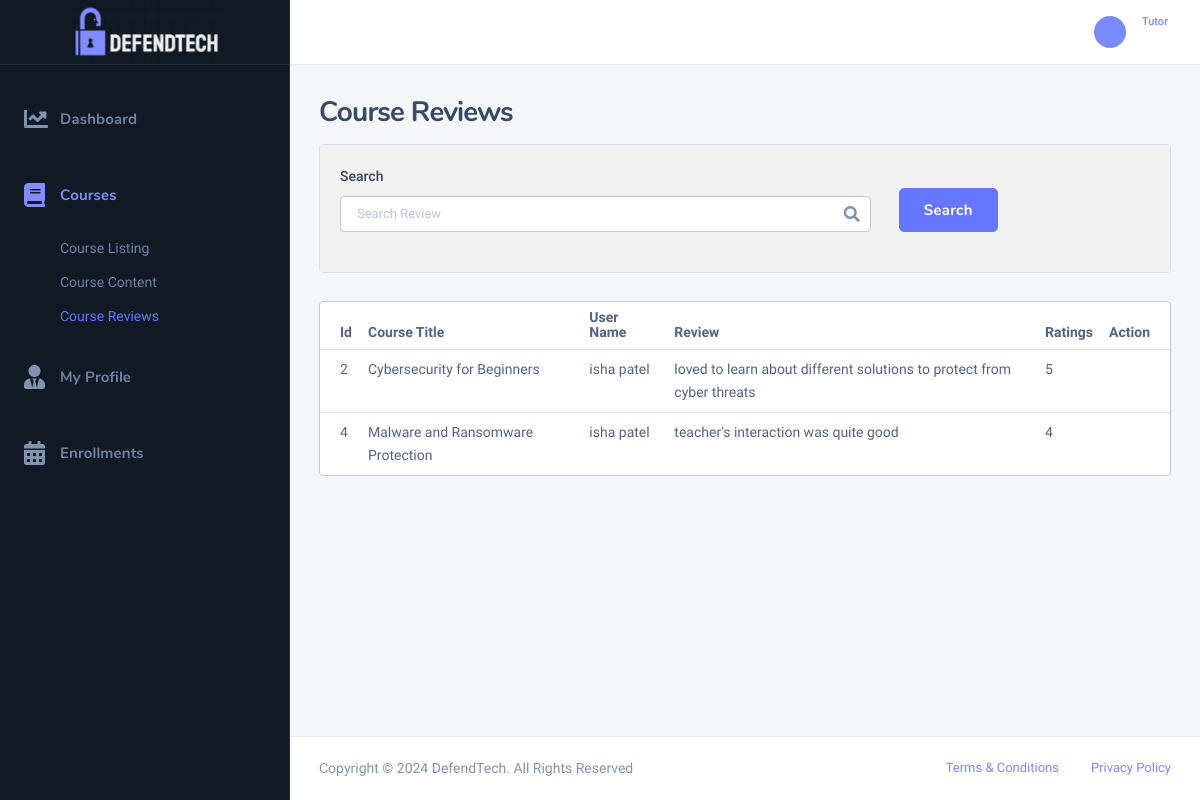
Page /admin/reviews.php (signed in) on the committed database.
### tables this page shows
CREATE TABLE `course_review` (
  `cr_id` bigint(20) NOT NULL,
  `course_id` bigint(20) NOT NULL,
  `user_id` bigint(20) NOT NULL,
  `review` longtext NOT NULL,
  `rating` float NOT NULL,
  `status` tinyint(4) NOT NULL,
  `created_at` timestamp NOT NULL DEFAULT current_timestamp(),
  `updated_at` timestamp NOT NULL DEFAULT current_timestamp()
);

CREATE TABLE `course` (
  `course_id` bigint(20) NOT NULL,
  `cc_id` bigint(20) NOT NULL,
  `user_id` bigint(20) NOT NULL,
  `course_title` varchar(250) NOT NULL,
  `course_author` varchar(100) NOT NULL,
  `course_subtext` text NOT NULL,
  `course_badge` varchar(20) NOT NULL,
  `course_level` varchar(20) NOT NULL,
  `course_cost` float(10,2) NOT NULL,
  `course_image` longblob NOT NULL,
  `course_status` tinyint(1) NOT NULL,
  `created_at` timestamp NOT NULL DEFAULT current_timestamp(),
  `updated_at` timestamp NOT NULL DEFAULT current_timestamp()
);

### admin/reviews.php (the view, shortened to what this page needs)
<?php
include 'config/connection.php';
?>
<!DOCTYPE html>
<html>
<?php
include 'include/header-links.php';
?>
<body class="nk-body bg-lighter npc-general has-sidebar ">
    <div class="nk-app-root">
        <div class="nk-main ">
            <?php
            include 'include/sidebar.php';
            ?>
            <div class="nk-wrap ">
                <?php
                include 'include/header.php';
                ?>
                <div class="nk-content ">
                    <div class="container-fluid">
                        <div class="nk-content-inner">
                            <div class="nk-content-body">
                                <div class="components-preview wide-lg mx-auto">
                                    <div class="nk-block-head nk-block-head-sm">
                                        <div class="nk-block-between">
                                            <div class="nk-block-head-content">
                                                <h3 class="nk-block-title page-title">Course Reviews</h3>
                                            </div>
                                        </div>
                                    </div>
                                    <div class="nk-block nk-block-lg">
                                        <div class="card card-bordered card-preview">
                                            <div class="card-inner bg-grey">
                                                <form method="post">
                                                    <div class="row g-gs mb-20">
                                                        <div class="col-md-8">
                                                            <div class="form-group">
                                                                <label class="form-label" for="search">Search</label>
                                                                <div class="form-control-wrap">
                                                                    <div class="form-icon form-icon-right">
                                                                        <em class="icon fas fa-search"></em>
                                                                    </div>
                                                                    <input type="text" class="form-control" id="search" name="search" placeholder="Search Review" required>
                                                                </div>
                                                            </div>
                                                        </div>
                                                        <div class="col-md-4">
                                                            <div class="form-group">
                                                                <div class="form-control-wrap">
                                                                    <button type="submit" class="btn btn-lg btn-primary">Search</button>
                                                                </div>
                                                            </div>
                                                        </div>
                                                    </div>
                                                </form>
                                            </div>
                                        </div>
                                        <div class="card card-bordered">
                                            <?php
                                            $search = isset($_POST["search"]) ? $_POST["search"] : '';
                                            $sql = "SELECT cr.*, c.course_title, CONCAT(u.first_name, ' ', u.last_name) AS username
                                            FROM course_review cr
                                            JOIN course c ON cr.course_id = c.course_id
                                            JOIN users u ON cr.user_id = u.user_id
                                            WHERE cr.review LIKE '%$search%';";
                                            if (!($result = $conn->query($sql))) {
                                                echo 'Retrieval of data from Database Failed - #' . $sql . ': ' . $conn->error;
                                            } else {
                                            ?>
                                                <div class="table-responsive">
                                                    <table class="table">
                                                        <thead>
                                                            <tr>
                                                                <th>Id</th>
                                                                <th>Course Title</th>
                                                                <th class="w-10">User Name</th>
                                                                <th>Review</th>
                                                                <th>Ratings</th>
                                                                <th>Action</th>
                                                            </tr>
                                                        </thead>
                                                        <tbody>
                                                            <?php
                                                            if ($result->num_rows == 0) {
                                                                echo '<tr><td colspan="4">No Rows Returned</td></tr>';
                                                            } else {
                                                                while ($row = $result->fetch_assoc()) {
                                                            ?>
                                                                    <tr>
                                                                        <td><?php echo $row['cr_id']; ?></td>
                                                                        <td><?php echo $row['course_title']; ?></td>
                                                                        <td class="w-10"><?php echo $row['username']; ?></td>
                                                                        <td><?php echo $row['review']; ?></td>
                                                                        <td><?php echo $row['rating']; ?></td>
                                                                        <td class="nk-tb-col nk-tb-col-tools">
                                                                            <ul class="nk-tb-actions gx-1">
                                                                                <li>
                                                                                    <div class="drodown">
                                                                                        <a href="#" class="dropdown-toggle btn btn-icon btn-trigger" data-bs-toggle="dropdown"><em class="icon ni ni-more-h"></em></a>
                                                                                    </div>
                                                                                </li>
                                                                            </ul>
                                                                        </td>
                                                                    </tr>
                                                            <?php
                                                                }
                                                            }
                                                            ?>
                                                        </tbody>
                                                    </table>
                                                </div>
                                            <?php
                                            }
                                            ?>
                                        </div>
                                    </div>
                                </div>
                            </div>
                        </div>
                    </div>
                </div>
                <?php
                include 'include/dashboard-footer.php';
                ?>
            </div>
        </div>
    </div>
</body>
</html>

### admin/assets/css/common-class.css (style rules this page uses)
.bg-grey { background-color: #f2f2f2; }
.w-10 { width: 10%; }
.mb-20 { margin-bottom: 20px; }

### rows in the picture
course_review: cr_id "2", course.course_title "Cybersecurity for Beginners", username "isha patel", review "loved to learn about different solutions to protect from cyber threats", rating "5"
course_review: cr_id "4", course.course_title "Malware and Ransomware Protection", username "isha patel", review "teacher's interaction was quite good", rating "4"

### other values in the picture
$_SESSION['designation'] "Tutor"
